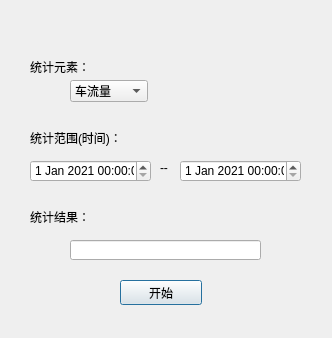
<?xml version="1.0" encoding="UTF-8"?>
<ui version="4.0">
 <class>Dialog4</class>
 <widget class="QDialog" name="Dialog4">
  <property name="geometry">
   <rect>
    <x>0</x>
    <y>0</y>
    <width>332</width>
    <height>338</height>
   </rect>
  </property>
  <property name="windowTitle">
   <string>统计分析</string>
  </property>
  <widget class="QComboBox" name="comboBox">
   <property name="geometry">
    <rect>
     <x>70</x>
     <y>80</y>
     <width>78</width>
     <height>22</height>
    </rect>
   </property>
   <item>
    <property name="text">
     <string>车流量</string>
    </property>
   </item>
   <item>
    <property name="text">
     <string>绿灯时长</string>
    </property>
   </item>
  </widget>
  <widget class="QLabel" name="label">
   <property name="geometry">
    <rect>
     <x>30</x>
     <y>60</y>
     <width>63</width>
     <height>13</height>
    </rect>
   </property>
   <property name="text">
    <string>统计元素：</string>
   </property>
  </widget>
  <widget class="QLabel" name="label_2">
   <property name="geometry">
    <rect>
     <x>30</x>
     <y>130</y>
     <width>111</width>
     <height>16</height>
    </rect>
   </property>
   <property name="text">
    <string>统计范围(时间)：</string>
   </property>
  </widget>
  <widget class="QLabel" name="label_3">
   <property name="geometry">
    <rect>
     <x>160</x>
     <y>160</y>
     <width>31</width>
     <height>16</height>
    </rect>
   </property>
   <property name="text">
    <string>--</string>
   </property>
  </widget>
  <widget class="QLabel" name="label_4">
   <property name="geometry">
    <rect>
     <x>30</x>
     <y>210</y>
     <width>63</width>
     <height>13</height>
    </rect>
   </property>
   <property name="text">
    <string>统计结果：</string>
   </property>
  </widget>
  <widget class="QLineEdit" name="lineEdit">
   <property name="geometry">
    <rect>
     <x>70</x>
     <y>240</y>
     <width>191</width>
     <height>20</height>
    </rect>
   </property>
  </widget>
  <widget class="QPushButton" name="pushButton">
   <property name="geometry">
    <rect>
     <x>120</x>
     <y>280</y>
     <width>82</width>
     <height>25</height>
    </rect>
   </property>
   <property name="text">
    <string>开始</string>
   </property>
  </widget>
  <widget class="QDateTimeEdit" name="dateTimeEdit">
   <property name="geometry">
    <rect>
     <x>30</x>
     <y>160</y>
     <width>121</width>
     <height>22</height>
    </rect>
   </property>
   <property name="dateTime">
    <datetime>
     <hour>0</hour>
     <minute>0</minute>
     <second>0</second>
     <year>2021</year>
     <month>1</month>
     <day>1</day>
    </datetime>
   </property>
  </widget>
  <widget class="QDateTimeEdit" name="dateTimeEdit_2">
   <property name="geometry">
    <rect>
     <x>180</x>
     <y>160</y>
     <width>121</width>
     <height>22</height>
    </rect>
   </property>
   <property name="dateTime">
    <datetime>
     <hour>0</hour>
     <minute>0</minute>
     <second>0</second>
     <year>2021</year>
     <month>1</month>
     <day>1</day>
    </datetime>
   </property>
  </widget>
 </widget>
 <resources/>
 <connections/>
</ui>
